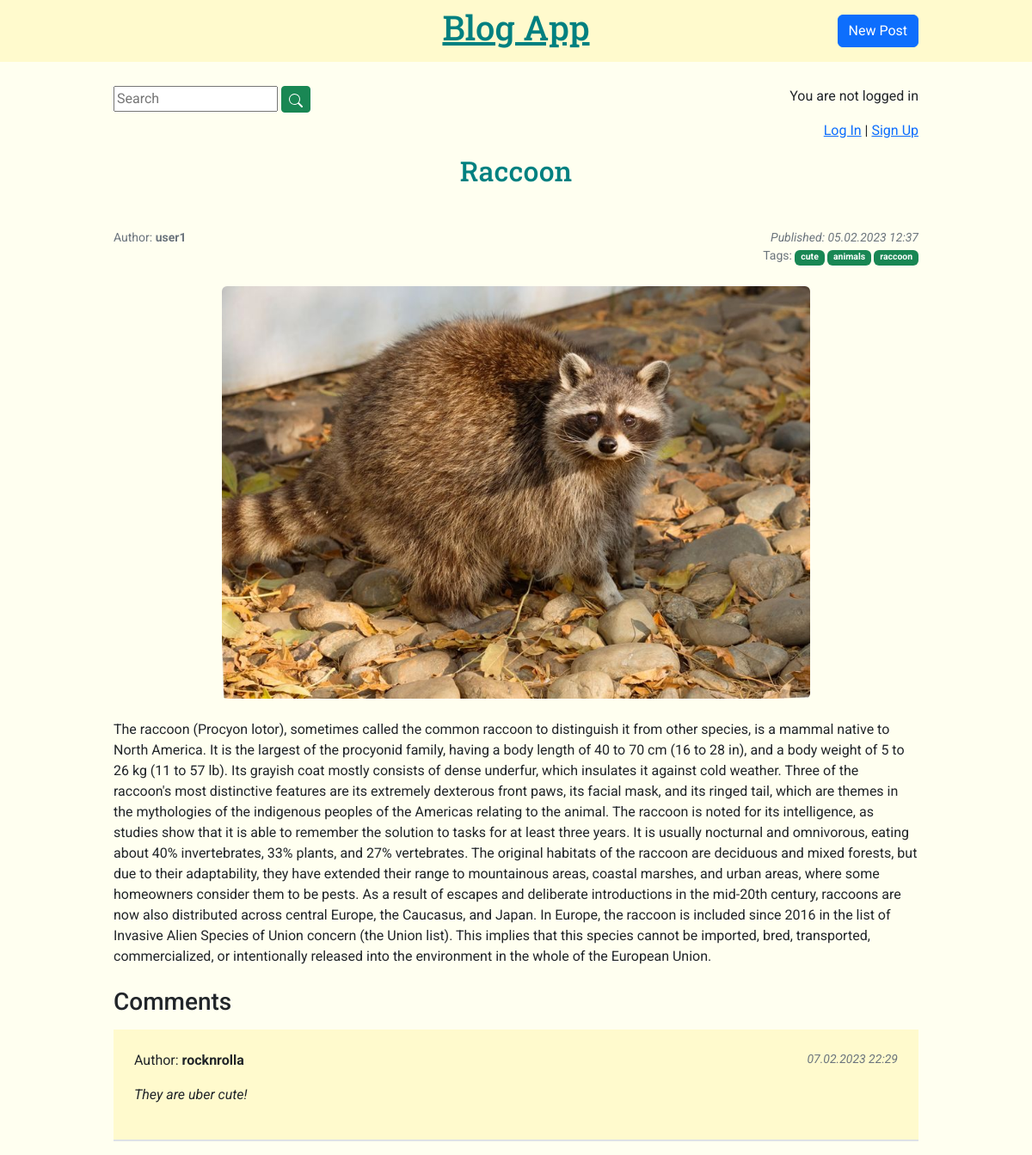
The page /blog_app/post/8/ on the database as committed earlier.
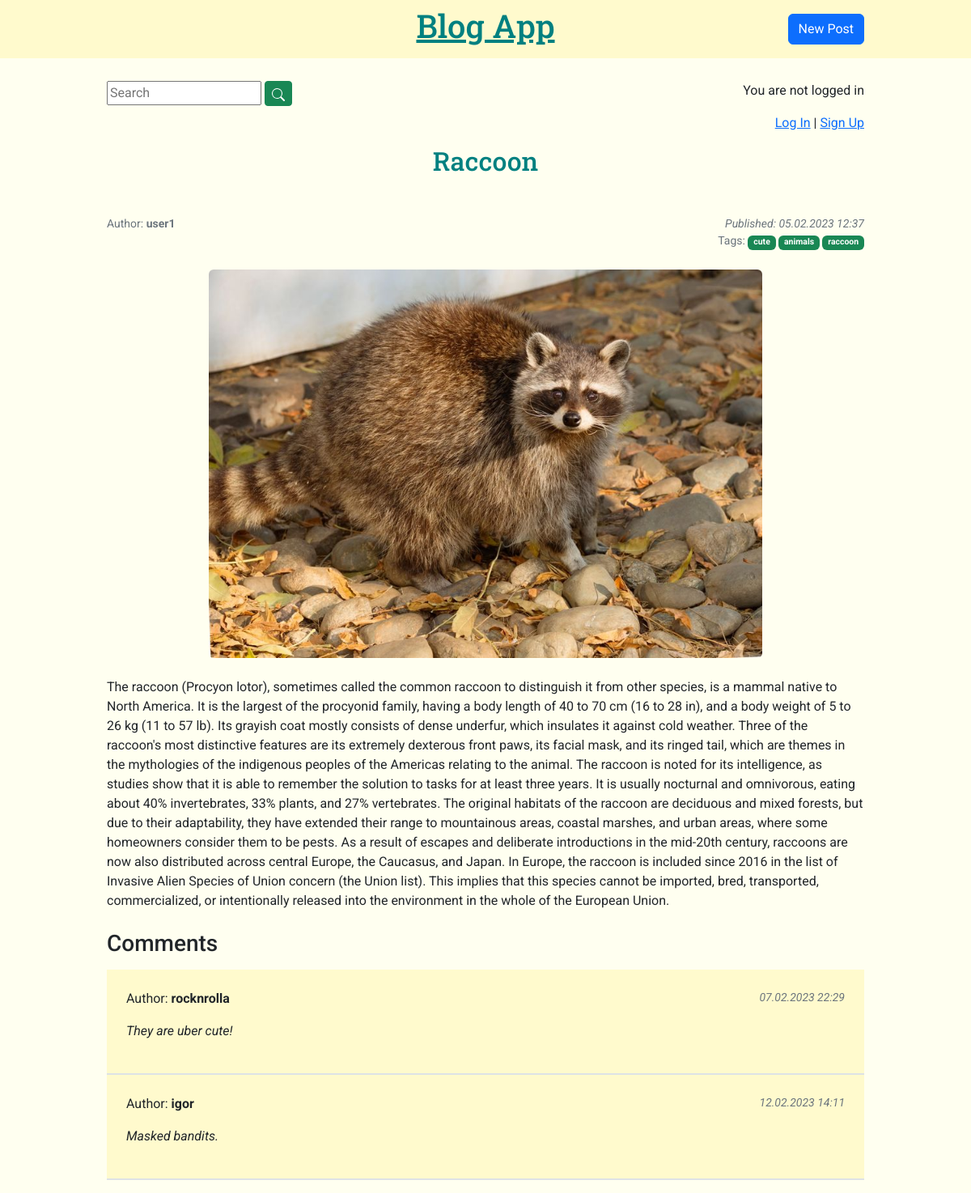
The same page on the database as committed later.
### blog_app/models.py (models this page shows, shortened)
class Comment(models.Model):
	post = models.ForeignKey(Post, on_delete=models.CASCADE)
	author = models.ForeignKey("auth.user", on_delete=models.CASCADE)
	date = models.DateTimeField(auto_now_add=True)
	comment = models.TextField()
	def __str__(self) -> str:
		return self.comment

### blog_app/views.py (the view, shortened to what this page needs)
# urls.py: path("post/<int:pk>/", views.BlogDetailView.as_view(), name="post_detail"),
class BlogDetailView(View):
	def get(self, request, *args, **kwargs):
		view = CommentGet.as_view()
		return view(request, *args, **kwargs)

### blog_app/forms.py
class CommentForm(forms.ModelForm):
	class Meta:
		model = Comment
		fields = ["comment"]
		widgets = { # size of textarea field
			"comment": forms.Textarea(attrs={"rows": 4, "cols": 40})
		}

### blog_app/views.py (called while the page is built)
	def get_context_data(self, **kwargs):
		context = super().get_context_data(**kwargs)
		context["form"] = CommentForm()
		post = self.get_object()
		is_favor = False
		if post.favourites.filter(pk=self.request.user.pk).exists():
			is_favor = True
		context["is_favor"] = is_favor
		return context

### blog_app/templates/blog_app/post.html (shortened to what this page needs)
{% extends "blog_app/base.html" %}
{% block content %}
<div class="container post-entry my-container">
	<h2 class="text-center mb-5">{{ post.title }}</h2>
	<div class="d-flex">
		<p class="flex-fill text-secondary small mb-0">Author: <b>{{ post.author }}</b></p>
		<p class="flex-fill text-end text-secondary small mb-0"><i>Published: {{ post.date|date:"d.m.Y H:i" }}</i></p>
	</div>
	<p class="text-end text-secondary small">Tags:
		{% for tag in post.tags.all %}
		<a href="{% url 'tagged' tag.slug %}" class="badge bg-success text-decoration-none">{{ tag }}</a>
		{% endfor %}
	</p>
	{% if post.img %}
	<img src="{{ post.img.url }}" alt="{{ post.title }}" class="mx-auto d-block rounded mt-4 img-fluid post-img">
	{% endif %}
	<p class="mt-4">{{ post.text }}</p>
	<h3 class="mt-4 mb-3">Comments</h3>
	<div class="comments mb-3">
	{% for comment in post.comment_set.all %}
		<div class="comment-container p-4 border-bottom border-2">
			<div class="d-flex">
				<p class="flex-fill">Author: <b>{{ comment.author }}</b></p>
				<p class="flex-fill text-end text-secondary small"><i>{{ comment.date|date:"d.m.Y H:i" }}</i></p>
			</div>
			<p><i>{{ comment }}</i></p>
		</div>
	{% empty %}
		<p class="p-4 text-center text-secondary small"><i>No comments yet</i></p>
	{% endfor %}
	</div>
</div>
{% endblock content %}

Rows that differ between the two databases and show on the page:
added Comment: author "igor", date "12.02.2023 14:11", comment "Masked bandits."
